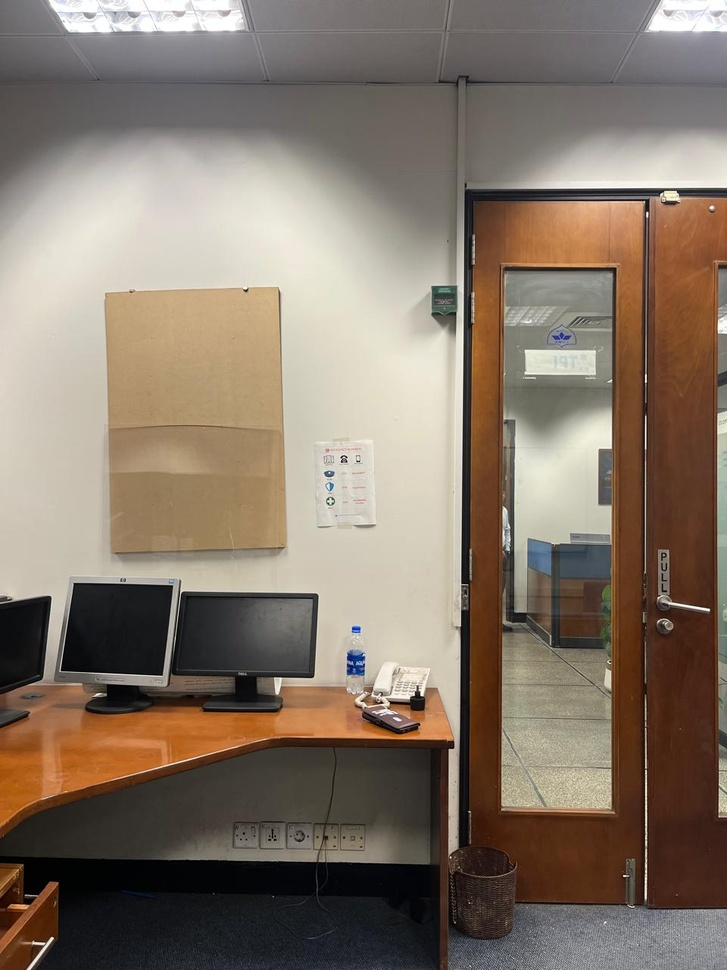
#> input picture 1.jpeg, 727 x 970 px, shrunk from 960 x 1280 before the run; its folder holds 4 pictures in this run
$ jupyter execute phase_1.ipynb
#> lines starting #> are read from the running program, lines starting #| are printed output that depends on the picture
<h1>CV Project - Phase 1</h1>

[cell 1]
import cv2
import pandas as py
import numpy as np
import matplotlib.pyplot as plt

[cell 2]
#visualization - first 10 images
num_imgs = 10
rows = 2
cols = 5
plt.figure(figsize = (15, 8))


for i in range(1, num_imgs+1):
    fn = f'{i}.jpeg'
    img = cv2.imread(fn)
#> img is the input picture: shape (970, 727, 3); mean B, G, R 104.7, 118.4, 132.4

    if img is None:
        print(f"error: img {i} not loading\n")
        continue

    img_rgb = cv2.cvtColor(img, cv2.COLOR_BGR2RGB)

    plt.subplot(rows, cols, i)
    plt.imshow(img_rgb)

    plt.title(f'Image {i}')
plt.tight_layout()
plt.show()
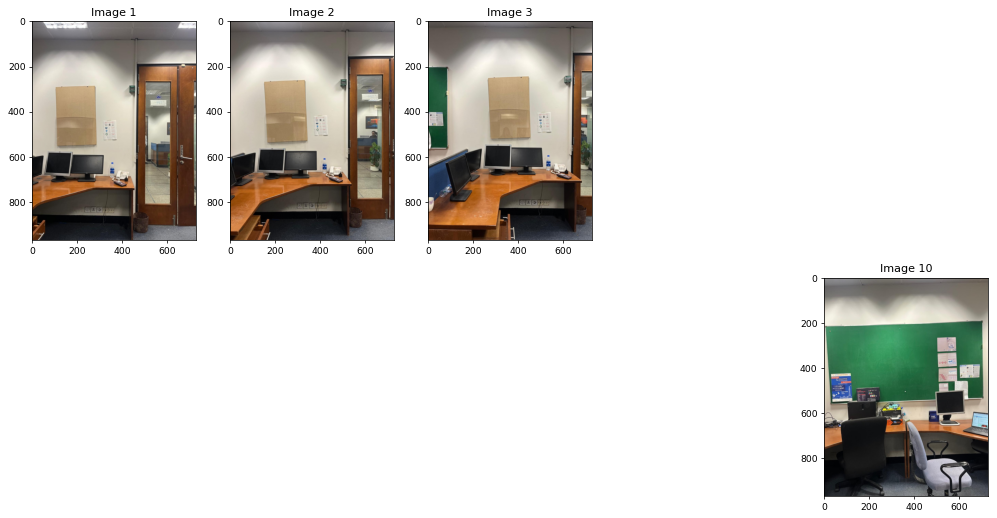
#> figure drawn by matplotlib, 4 panels
